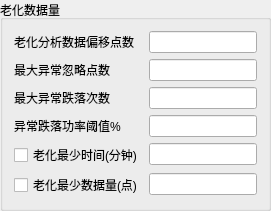
           <widget class="QGroupBox" name="groupBox_40">
            <property name="title">
             <string>老化数据量</string>
            </property>
            <layout class="QFormLayout" name="formLayout_31">
             <item row="4" column="0">
              <widget class="QCheckBox" name="bym700_aging_time_ckx">
               <property name="text">
                <string>老化最少时间(分钟)</string>
               </property>
              </widget>
             </item>
             <item row="4" column="1">
              <widget class="QLineEdit" name="bym700_aging_time_edt"/>
             </item>
             <item row="5" column="0">
              <widget class="QCheckBox" name="bym700_aging_num_ckx">
               <property name="text">
                <string>老化最少数据量(点)</string>
               </property>
              </widget>
             </item>
             <item row="5" column="1">
              <widget class="QLineEdit" name="bym700_aging_num_edt"/>
             </item>
             <item row="0" column="0">
              <widget class="QLabel" name="label_3">
               <property name="text">
                <string>老化分析数据偏移点数</string>
               </property>
              </widget>
             </item>
             <item row="0" column="1">
              <widget class="QLineEdit" name="bym700_aging_offset_edt"/>
             </item>
             <item row="1" column="0">
              <widget class="QLabel" name="label_12">
               <property name="text">
                <string>最大异常忽略点数</string>
               </property>
              </widget>
             </item>
             <item row="2" column="0">
              <widget class="QLabel" name="label_13">
               <property name="text">
                <string>最大异常跌落次数</string>
               </property>
              </widget>
             </item>
             <item row="3" column="0">
              <widget class="QLabel" name="label_14">
               <property name="text">
                <string>异常跌落功率阈值%</string>
               </property>
              </widget>
             </item>
             <item row="1" column="1">
              <widget class="QLineEdit" name="bym700_ignore_max_edt"/>
             </item>
             <item row="2" column="1">
              <widget class="QLineEdit" name="bym700_drop_max_edt"/>
             </item>
             <item row="3" column="1">
              <widget class="QLineEdit" name="bym700_drop_value_edt"/>
             </item>
            </layout>
           </widget>
